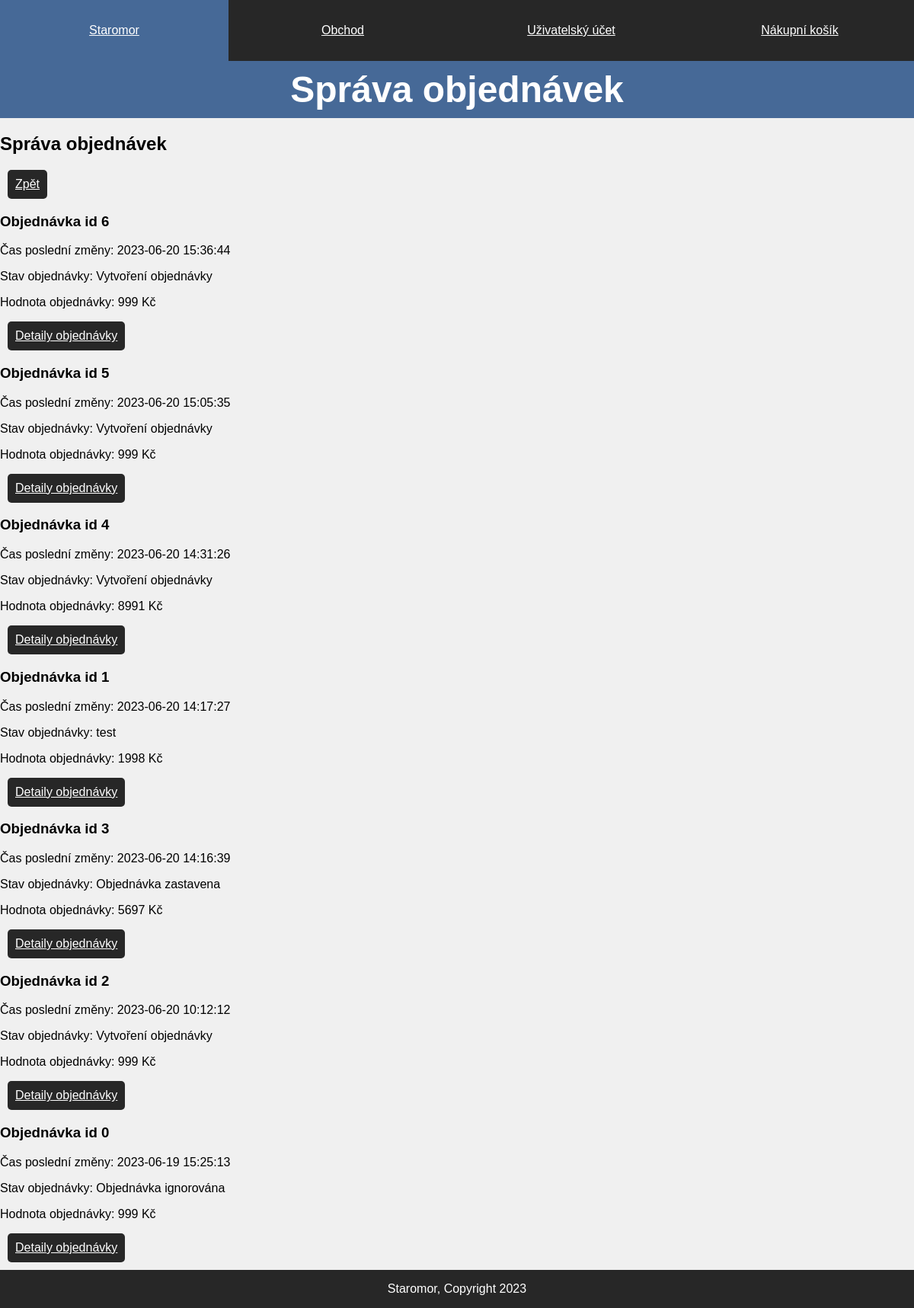
/eshop/administration/allorders.php (signed in), run on the app's committed database.
### tables this page shows
CREATE TABLE `order_status` (
  `order_status_id` int(11) NOT NULL,
  `date` datetime NOT NULL,
  `status` text NOT NULL,
  `information` text DEFAULT NULL,
  `order_id` int(11) NOT NULL
);

CREATE TABLE `orders` (
  `order_id` int(11) NOT NULL,
  `user_id` int(11) DEFAULT NULL,
  `last_status` int(11) DEFAULT NULL,
  `address_shipping` int(11) NOT NULL,
  `address_billing` int(11) NOT NULL,
  `total_price` double DEFAULT NULL
);

### eshop/assets/php/database.php (called while the page is built, shortened)
<?php
class Database {
    protected $pdo;
    public function __construct() {
        $this->pdo = new PDO(
            'mysql:host=' . DB_HOST . ';dbname=' . DB_DATABASE . ';charset=utf8mb4',
            DB_USERNAME,
            DB_PASSWORD
        );
        $this->pdo->setAttribute(
            PDO::ATTR_ERRMODE, PDO::ERRMODE_EXCEPTION
        );
        $this->pdo->setAttribute(
            PDO::ATTR_DEFAULT_FETCH_MODE, PDO::FETCH_ASSOC
        );
    }
    public function queryGet($query,$params) {
        $statement = $this->pdo->prepare($query);
        $statement->execute($params);
        return $statement->fetchAll();
    }
}
?>

### eshop/assets/php/order.php (called while the page is built, shortened)
<?php
require_once "database.php";
class Order
{
    public function GetAllOrders()
    {
        $database = new Database();
        $query = "SELECT `orders`.`order_id`,`date`,`status`,`total_price` FROM `orders`
        JOIN `order_status` ON `last_status`=`order_status_id`
        ORDER BY `date` DESC;";
        return $database->queryGet($query, array());
    }
}

### eshop/administration/allorders.php (the view, shortened to what this page needs)
<?php
$orderView = new Order();
$orders = $orderView->GetAllOrders();
?>
<!DOCTYPE html>
<html lang="cs">
<head>
    <link rel="stylesheet" type="text/css" media="screen" href="../assets/css/style.css">
    <link rel="stylesheet" media="print" href="../assets/css/print.css">
</head>
<body>
    <div class="wrapper">
        <header>
            <nav class="nav-list">
                <a class="nav-item" href="../">
                    <p>Staromor</p>
                </a>
                <a class="nav-item" href="../store">
                    <p>Obchod</p>
                </a>
                <a class="nav-item" href="../account">
                    <p>Uživatelský účet</p>
                </a>
                <a class="nav-item" href="../cart">
                    <p>Nákupní košík</p>
                </a>
            </nav>
        </header>
        <main>
            <h1>Správa objednávek</h1>
            <h2>Správa objednávek</h2>
            <a class="link-button" href="index.php">Zpět</a>
            <?php
            foreach ($orders as $order):
            ?>
            <h3>Objednávka id <?php echo $order['order_id'];?></h3>
            <p>Čas poslední změny: <?php echo $order['date'];?></p>
            <p>Stav objednávky: <?php echo $order['status'];?></p>
            <p>Hodnota objednávky: <?php echo $order['total_price'];?> Kč</p>
            <a class="link-button" href="orderdetail.php?order_id=<?php echo $order['order_id'];?>">Detaily objednávky</a>
            <?php endforeach; ?>
        </main>
        <footer>
            <p>Staromor, Copyright 2023</p>
        </footer>
    </div>
</body>
</html>

### eshop/assets/css/style.css (style rules this page uses)
body { font-family: Arial, Helvetica, sans-serif; margin: 0; padding: 0; font-size: 100%; color: black; background-color: darkred; }
.wrapper { box-sizing: border-box; margin: auto; max-width: 1280px; min-height: 100vh; display: flex; flex-flow: column nowrap; justify-content: space-between; align-content: center; }
header { background-color: rgb(39, 39, 39); }
main { flex-grow: 1; background-color: rgb(240, 240, 240); }
footer { height: 50px; background-color: rgb(39, 39, 39); color: white; text-align: center; }
.nav-list { flex: 1; display: flex; flex-flow: row wrap; justify-content: space-around; }
.nav-item, .nav-item-current { flex:1; height: 50px; padding: 15px; background-color: rgb(39, 39, 39); color: white; border-width: 1px; border-color: white; text-align: center; transition: ease .5s; }
a.nav-item, a.link-button, button.link-button { color: white; background-color: rgb(39, 39, 39); transition: ease .5s; }
h1 { text-align: center; padding: 10px 10px; margin: 0; font-size: 300%; color: white; background-color: rgb(70, 105, 151); }
a.link-button { display: block; padding: 10px; margin: 10px; border-radius: 5px; width: fit-content; height: fit-content; }

### eshop/assets/css/print.css (style rules this page uses)
nav.nav-list > * { display: none; }
a { text-decoration: underline !important; }
footer { text-align: center; }

### data on the page
order_status: order.order_id "6", date "2023-06-20 15:36:44", status "Vytvoření objednávky", order.total_price "999"
order_status: order.order_id "5", date "2023-06-20 15:05:35", status "Vytvoření objednávky", order.total_price "999"
order_status: order.order_id "4", date "2023-06-20 14:31:26", status "Vytvoření objednávky", order.total_price "8991"
order_status: order.order_id "1", date "2023-06-20 14:17:27", status "test", order.total_price "1998"
order_status: order.order_id "3", date "2023-06-20 14:16:39", status "Objednávka zastavena", order.total_price "5697"
order_status: order.order_id "2", date "2023-06-20 10:12:12", status "Vytvoření objednávky", order.total_price "999"
order_status: order.order_id "0", date "2023-06-19 15:25:13", status "Objednávka ignorována", order.total_price "999"
